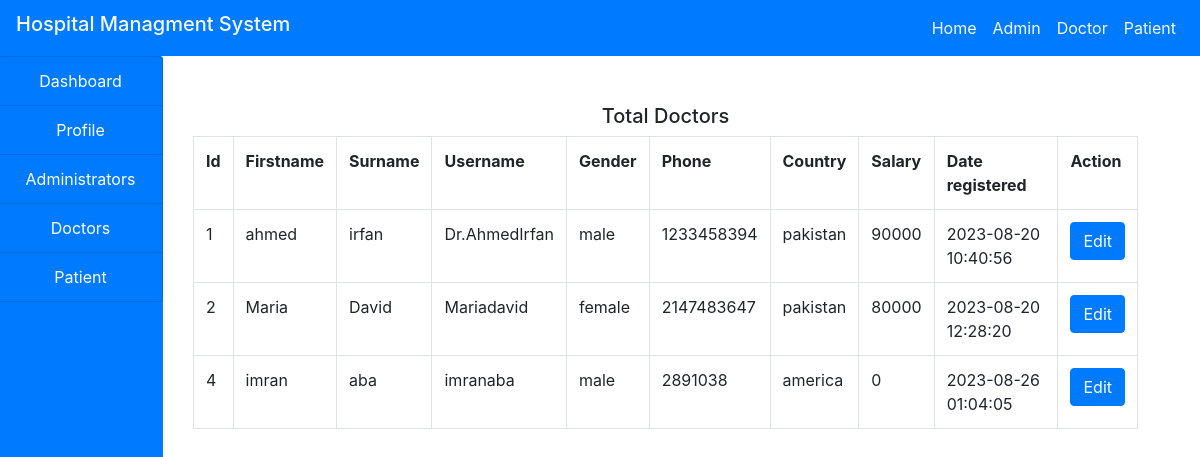
The page /admin/doctor.php on the database its author committed.
### tables this page shows
CREATE TABLE `doctors` (
  `id` int(11) NOT NULL,
  `firstname` varchar(255) NOT NULL,
  `surname` varchar(255) NOT NULL,
  `username` varchar(255) NOT NULL,
  `email` varchar(255) NOT NULL,
  `gender` varchar(255) NOT NULL,
  `phone` int(255) NOT NULL,
  `country` varchar(255) NOT NULL,
  `password` varchar(255) NOT NULL,
  `salary` varchar(255) NOT NULL,
  `date_reg` varchar(255) NOT NULL,
  `status` varchar(255) NOT NULL,
  `profile` varchar(255) NOT NULL
);

### admin/doctor.php (the view, shortened to what this page needs)
<!DOCTYPE html>
<html lang="en">
<head>
</head>
<body>
<?php
include('../include/header.php');
include('../include/connection.php');
?>
<div class="container-fluid">
    <div class="col-md-12">
        <div class="row">
            <div class="col-md-2" style="margin-left:-32px">
           <?php
            include('sidenav.php');
           ?>
            </div>
            <div class="col-md-10 my-5">
                <h5 class="text-center">Total Doctors</h5>
            <?php
            $query="SELECT * FROM doctors WHERE status='Approved' ORDER BY date_reg ASC";
            $res=mysqli_query($conn,$query);
            $output = "";
$output .= "
<table class='table table-bordered'>
<tr>
    <th>Id</th>
    <th>Firstname</th>
    <th>Surname</th>
    <th>Username</th>
    <th>Gender</th>
    <th>Phone</th>
    <th>Country</th>
    <th>Salary</th>
    <th>Date registered</th>
    <th>Action</th>
</tr>
";
if (mysqli_num_rows($res) < 1) {
    $output .= "
    <tr>
        <td colspan='10'>No job request yet</td>
    </tr>";
} else {
    while ($row = mysqli_fetch_array($res)) {
        $output .= "
        <tr>
            <td>" . $row['id'] . "</td>
            <td>" . $row['firstname'] . "</td>
            <td>" . $row['surname'] . "</td>
            <td>" . $row['username'] . "</td>
            <td>" . $row['gender'] . "</td>
            <td>" . $row['phone'] . "</td>
            <td>" . $row['country'] . "</td>
            <td>" . $row['salary'] . "</td>
            <td>" . $row['date_reg'] . "</td>
            <td>
                <a href='doctor_edit.php?id=".$row['id']."'>
                <button class='btn btn-primary'>Edit</button>
                </a>
            </td>
        </tr>";
    }
}
$output .= "</table>";
echo $output;
            ?>
            </div>
        </div>
    </div>
</div>
</body>
</html>

### include/header.php (shortened to what this page needs)
<!DOCTYPE html>
<html lang="en">
<head>
    <link rel="stylesheet" href="https://cdn.jsdelivr.net/npm/bootstrap@4.5.3/dist/css/bootstrap.min.css">
<link rel="stylesheet" href="https://cdnjs.cloudflare.com/ajax/libs/font-awesome/6.4.2/css/all.min.css" />
</head>
<body>
<nav class="navbar navbar-expand-lg navbar-primary bg-primary">
<h5 class="text-light">Hospital Managment System</h5>
<ul class="navbar-nav">
<?php
if(isset($_SESSION['admin'])){
    $user=$_SESSION['admin'];
echo "<li class='nav-item'><a href='#' class='nav-link text-light'>$user</a></li>
<li class='nav-item'><a href='logout.php' class='nav-link text-light'>logout</a></li>";
}
else if(isset($_SESSION['doctor'])){
    $user=$_SESSION['doctor'];
    echo "<li class='nav-item'><a href='#' class='nav-link text-light'>$user</a></li>
    <li class='nav-item'><a href='logout.php' class='nav-link text-light'>logout</a></li>";
}
else if(isset($_SESSION['patient'])){
    $user=$_SESSION['patient'];
    echo "<li class='nav-item'><a href='#' class='nav-link text-light'>$user</a></li>
    <li class='nav-item'><a href='logout.php' class='nav-link text-light'>logout</a></li>";
}
else{
    echo "
    <li class='nav-item'><a href='index.php' class='nav-link text-light'>Home</a></li>
    <li class='nav-item'><a href='./adminlogin.php' class='nav-link text-light'>Admin</a></li>
    <li class='nav-item'><a href='./doctorlogin.php' class='nav-link text-light'>Doctor</a></li>
    <li class='nav-item'><a href='./patientlogin.php' class='nav-link text-light'>Patient</a></li>";
}
?>
</ul>
</nav>
</body>
</html>

### admin/sidenav.php (shortened to what this page needs)
<!DOCTYPE html>
<html lang="en">
<head>
</head>
<body>
    <div class="list-group bg-primary" style="height:90vh">
        <a href="index.php" class="list-group-item list-group-item-action bg-primary text-center text-white">Dashboard</a>
        <a href="profile.php" class="list-group-item list-group-item-action bg-primary text-center text-white">Profile</a>
        <a href="admin.php" class="list-group-item list-group-item-action bg-primary text-center text-white">Administrators</a>
        <a href="doctor.php" class="list-group-item list-group-item-action bg-primary text-center text-white">Doctors</a>
        <a href="" class="list-group-item list-group-item-action bg-primary text-center text-white">Patient</a>
                </div>
</body>
</html>

### rows shown on the page
doctors: id "1", firstname "ahmed", surname "irfan", username "Dr.AhmedIrfan", gender "male", phone "1233458394", country "pakistan", salary "90000", date_reg "2023-08-20 10:40:56"
doctors: id "2", firstname "Maria", surname "David", username "Mariadavid", gender "female", phone "2147483647", country "pakistan", salary "80000", date_reg "2023-08-20 12:28:20"
doctors: id "4", firstname "imran", surname "aba", username "imranaba", gender "male", phone "2891038", country "america", salary "0", date_reg "2023-08-26 01:04:05"
